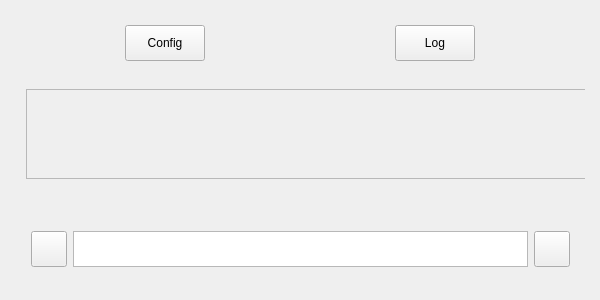
<?xml version="1.0" encoding="UTF-8"?>
<ui version="4.0">
 <class>MainWindow</class>
 <widget class="QMainWindow" name="MainWindow">
  <property name="geometry">
   <rect>
    <x>0</x>
    <y>0</y>
    <width>600</width>
    <height>300</height>
   </rect>
  </property>
  <property name="sizePolicy">
   <sizepolicy hsizetype="Fixed" vsizetype="MinimumExpanding">
    <horstretch>0</horstretch>
    <verstretch>0</verstretch>
   </sizepolicy>
  </property>
  <property name="minimumSize">
   <size>
    <width>600</width>
    <height>300</height>
   </size>
  </property>
  <property name="maximumSize">
   <size>
    <width>600</width>
    <height>600</height>
   </size>
  </property>
  <property name="windowTitle">
   <string>MainWindow</string>
  </property>
  <widget class="QWidget" name="centralwidget">
   <widget class="QWidget" name="verticalLayoutWidget">
    <property name="geometry">
     <rect>
      <x>10</x>
      <y>7</y>
      <width>581</width>
      <height>281</height>
     </rect>
    </property>
    <layout class="QVBoxLayout" name="mainVerticalLayout">
     <property name="leftMargin">
      <number>6</number>
     </property>
     <property name="topMargin">
      <number>6</number>
     </property>
     <property name="rightMargin">
      <number>6</number>
     </property>
     <property name="bottomMargin">
      <number>6</number>
     </property>
     <item>
      <widget class="QWidget" name="topNavWidget" native="true">
       <property name="sizePolicy">
        <sizepolicy hsizetype="Minimum" vsizetype="Minimum">
         <horstretch>0</horstretch>
         <verstretch>0</verstretch>
        </sizepolicy>
       </property>
       <property name="minimumSize">
        <size>
         <width>60</width>
         <height>60</height>
        </size>
       </property>
       <layout class="QVBoxLayout" name="verticalLayout_8">
        <item>
         <layout class="QHBoxLayout" name="topNavLayout" stretch="0,0">
          <property name="spacing">
           <number>90</number>
          </property>
          <item>
           <widget class="QPushButton" name="btnConfig">
            <property name="enabled">
             <bool>true</bool>
            </property>
            <property name="sizePolicy">
             <sizepolicy hsizetype="Fixed" vsizetype="Fixed">
              <horstretch>0</horstretch>
              <verstretch>0</verstretch>
             </sizepolicy>
            </property>
            <property name="minimumSize">
             <size>
              <width>36</width>
              <height>36</height>
             </size>
            </property>
            <property name="toolTip">
             <string>Edit KB &amp; Watchers</string>
            </property>
            <property name="text">
             <string>Config</string>
            </property>
            <property name="icon">
             <iconset theme="QIcon::ThemeIcon::DocumentProperties"/>
            </property>
           </widget>
          </item>
          <item>
           <widget class="QPushButton" name="btnLog">
            <property name="sizePolicy">
             <sizepolicy hsizetype="Fixed" vsizetype="Fixed">
              <horstretch>0</horstretch>
              <verstretch>0</verstretch>
             </sizepolicy>
            </property>
            <property name="minimumSize">
             <size>
              <width>36</width>
              <height>36</height>
             </size>
            </property>
            <property name="toolTip">
             <string>Review LLM + sorter actions</string>
            </property>
            <property name="text">
             <string>Log</string>
            </property>
            <property name="icon">
             <iconset theme="QIcon::ThemeIcon::DocumentOpenRecent"/>
            </property>
           </widget>
          </item>
         </layout>
        </item>
       </layout>
      </widget>
     </item>
     <item>
      <widget class="QStackedWidget" name="stackedChatArea">
       <widget class="QWidget" name="page">
        <widget class="QScrollArea" name="chatArea">
         <property name="geometry">
          <rect>
           <x>10</x>
           <y>10</y>
           <width>560</width>
           <height>90</height>
          </rect>
         </property>
         <property name="sizePolicy">
          <sizepolicy hsizetype="Fixed" vsizetype="MinimumExpanding">
           <horstretch>0</horstretch>
           <verstretch>0</verstretch>
          </sizepolicy>
         </property>
         <property name="minimumSize">
          <size>
           <width>560</width>
           <height>60</height>
          </size>
         </property>
         <property name="maximumSize">
          <size>
           <width>16777215</width>
           <height>90</height>
          </size>
         </property>
         <property name="horizontalScrollBarPolicy">
          <enum>Qt::ScrollBarPolicy::ScrollBarAlwaysOff</enum>
         </property>
         <property name="widgetResizable">
          <bool>true</bool>
         </property>
         <widget class="QWidget" name="chatWidget">
          <property name="geometry">
           <rect>
            <x>0</x>
            <y>0</y>
            <width>558</width>
            <height>88</height>
           </rect>
          </property>
          <layout class="QVBoxLayout" name="verticalLayout_6">
           <item>
            <layout class="QVBoxLayout" name="chatLayout"/>
           </item>
          </layout>
         </widget>
        </widget>
       </widget>
       <widget class="QWidget" name="greetingPage">
        <widget class="QWidget" name="verticalLayoutWidget_2">
         <property name="geometry">
          <rect>
           <x>10</x>
           <y>-1</y>
           <width>551</width>
           <height>131</height>
          </rect>
         </property>
         <layout class="QVBoxLayout" name="greetingLayout">
          <item>
           <widget class="QLabel" name="labelGreeting">
            <property name="font">
             <font>
              <pointsize>18</pointsize>
              <bold>true</bold>
             </font>
            </property>
            <property name="text">
             <string>Hello There! What're you looking for?</string>
            </property>
            <property name="alignment">
             <set>Qt::AlignmentFlag::AlignCenter</set>
            </property>
            <property name="wordWrap">
             <bool>true</bool>
            </property>
           </widget>
          </item>
         </layout>
        </widget>
       </widget>
      </widget>
     </item>
     <item>
      <widget class="QWidget" name="commandPanelWidget" native="true">
       <property name="minimumSize">
        <size>
         <width>0</width>
         <height>60</height>
        </size>
       </property>
       <layout class="QVBoxLayout" name="verticalLayout_7">
        <item>
         <layout class="QHBoxLayout" name="commandPanelLayout">
          <property name="leftMargin">
           <number>6</number>
          </property>
          <property name="topMargin">
           <number>6</number>
          </property>
          <property name="rightMargin">
           <number>6</number>
          </property>
          <property name="bottomMargin">
           <number>6</number>
          </property>
          <item>
           <widget class="QToolButton" name="ntnAttach">
            <property name="minimumSize">
             <size>
              <width>36</width>
              <height>36</height>
             </size>
            </property>
            <property name="toolTip">
             <string>Attach file</string>
            </property>
            <property name="text">
             <string/>
            </property>
            <property name="icon">
             <iconset theme="QIcon::ThemeIcon::MailAttachment"/>
            </property>
           </widget>
          </item>
          <item>
           <widget class="QTextEdit" name="leMessage">
            <property name="sizePolicy">
             <sizepolicy hsizetype="Preferred" vsizetype="Ignored">
              <horstretch>0</horstretch>
              <verstretch>0</verstretch>
             </sizepolicy>
            </property>
            <property name="minimumSize">
             <size>
              <width>0</width>
              <height>30</height>
             </size>
            </property>
           </widget>
          </item>
          <item>
           <widget class="QToolButton" name="btnSend">
            <property name="minimumSize">
             <size>
              <width>36</width>
              <height>36</height>
             </size>
            </property>
            <property name="toolTip">
             <string>Send</string>
            </property>
            <property name="text">
             <string/>
            </property>
            <property name="icon">
             <iconset theme="QIcon::ThemeIcon::DocumentSend"/>
            </property>
            <property name="iconSize">
             <size>
              <width>12</width>
              <height>12</height>
             </size>
            </property>
           </widget>
          </item>
         </layout>
        </item>
       </layout>
      </widget>
     </item>
    </layout>
   </widget>
  </widget>
 </widget>
 <resources/>
 <connections/>
</ui>
